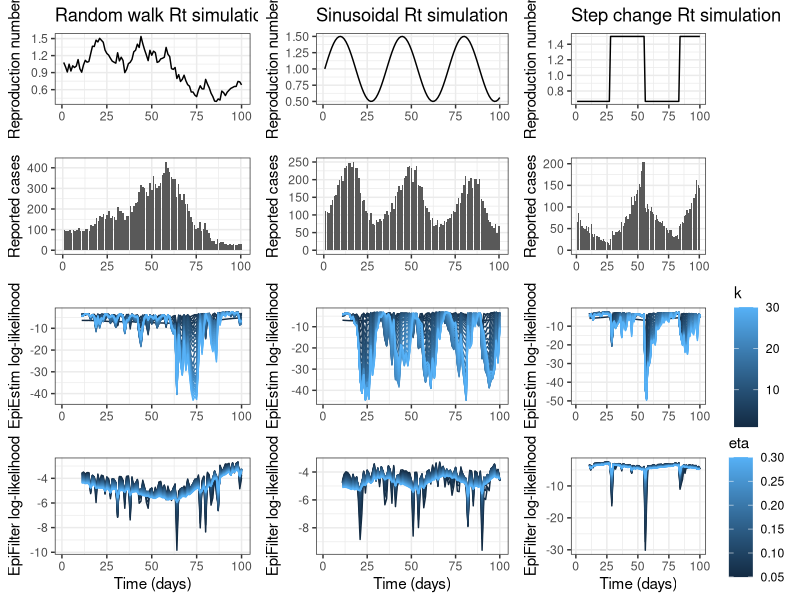

R code for this plot: (Note: this script raises an error after producing the figure.)

rm(list=ls())

library(tidyverse)
library(cowplot)

# Load the data
df = read.csv("paper/outputs/s7_swll_data.csv")
df_ee = read.csv("paper/outputs/s7_swll_epiestim.csv") %>% mutate(Model="EpiEstim")
df_ef = read.csv("paper/outputs/s7_swll_epifilter.csv") %>% mutate(Model="EpiFilter")

df_ee$swll[df_ee$t <= 10] = NaN
df_ef$swll[df_ef$t <= 10] = NaN

custom_theme <- theme_bw() +
  theme(
    axis.title = element_text(size=8),
    axis.text = element_text(size=7.5),
    strip.background = element_blank(),
    strip.text = element_text(size=10),
    plot.title = element_text(hjust = 0.5),
    legend.text = element_text(size=8),
    legend.title = element_text(size=8)
  )



# Plot random walk simulation results
plt_Rt_rw = ggplot(df %>% filter(simulation=="Random walk"), aes(x=t, y=Rt)) +
  geom_line() +
  custom_theme +
  theme_bw() + 
  ylab("Reproduction number") + xlab("") +
  ggtitle("Random walk Rt simulation")

plt_cases_rw = ggplot(df %>% filter(simulation=="Random walk"), aes(x=t, y=Ct)) +
  geom_col() +
  custom_theme +
  theme_bw() +
  ylab("Reported cases") + xlab("")

plt_ee_rw = ggplot(df_ee %>% filter(simulation=="Random walk"), aes(x=t, y=swll, color=k, group=k)) +
  geom_line() +
  custom_theme +
  theme_bw() +
  ylab("EpiEstim log-likelihood") + xlab("") +
  theme(legend.position="none")

plt_ef_rw = ggplot(df_ef %>% filter(simulation=="Random walk"), aes(x=t, y=swll, color=eta, group=eta)) +
  geom_line() +
  custom_theme +
  theme_bw() +
  ylab("EpiFilter log-likelihood") + xlab("Time (days)") +
  theme(legend.position="none")

plt_rw = plot_grid(plt_Rt_rw, plt_cases_rw, plt_ee_rw, plt_ef_rw, ncol=1, align="v")



# Plot sinusoidal simulation results
plt_Rt_sin = ggplot(df %>% filter(simulation=="Sinusoidal"), aes(x=t, y=Rt)) +
  geom_line() +
  custom_theme +
  theme_bw() +
  ylab("Reproduction number") + xlab("") +
  ggtitle("Sinusoidal Rt simulation")

plt_cases_sin = ggplot(df %>% filter(simulation=="Sinusoidal"), aes(x=t, y=Ct)) +
  geom_col() +
  custom_theme +
  theme_bw() +
  ylab("Reported cases") + xlab("")

plt_ee_sin = ggplot(df_ee %>% filter(simulation=="Sinusoidal"), aes(x=t, y=swll, color=k, group=k)) +
  geom_line() +
  custom_theme +
  theme_bw() +
  ylab("EpiEstim log-likelihood") + xlab("") +
  theme(legend.position="none")

plt_ef_sin = ggplot(df_ef %>% filter(simulation=="Sinusoidal"), aes(x=t, y=swll, color=eta, group=eta)) +
  geom_line() +
  custom_theme +
  theme_bw() +
  ylab("EpiFilter log-likelihood") + xlab("Time (days)") +
  theme(legend.position="none")

plt_sin = plot_grid(plt_Rt_sin, plt_cases_sin, plt_ee_sin, plt_ef_sin, ncol=1, align="v")



# Plot step-change simulation results
plt_Rt_sc = ggplot(df %>% filter(simulation=="Step-change"), aes(x=t, y=Rt)) +
  geom_line() +
  custom_theme +
  theme_bw() +
  ylab("Reproduction number") + xlab("")+
  ggtitle("Step change Rt simulation")

plt_cases_sc = ggplot(df %>% filter(simulation=="Step-change"), aes(x=t, y=Ct)) +
  geom_col() +
  custom_theme +
  theme_bw() +
  ylab("Reported cases") + xlab("")

plt_ee_sc = ggplot(df_ee %>% filter(simulation=="Step-change"), aes(x=t, y=swll, color=k, group=k)) +
  geom_line() +
  custom_theme +
  theme_bw() +
  ylab("EpiEstim log-likelihood") + xlab("")

plt_ef_sc = ggplot(df_ef %>% filter(simulation=="Step-change"), aes(x=t, y=swll, color=eta, group=eta)) +
  geom_line() +
  custom_theme +
  theme_bw() +
  ylab("EpiFilter log-likelihood") + xlab("Time (days)")

plt_sc = plot_grid(plt_Rt_sc, plt_cases_sc, plt_ee_sc, plt_ef_sc, ncol=1, align="v")


plt = plot_grid(plt_rw, plt_sin, plt_sc, ncol=3, rel_widths=c(1,1,1.1))
plt
ggsave("paper/figures/s7_stepwiselikelihoods.png", plt, width=25, height=20, dpi=300, units="cm")
ggsave("paper/figures/s7_stepwiselikelihoods.pdf", plt, width=25, height=20, dpi=300, units="cm")





